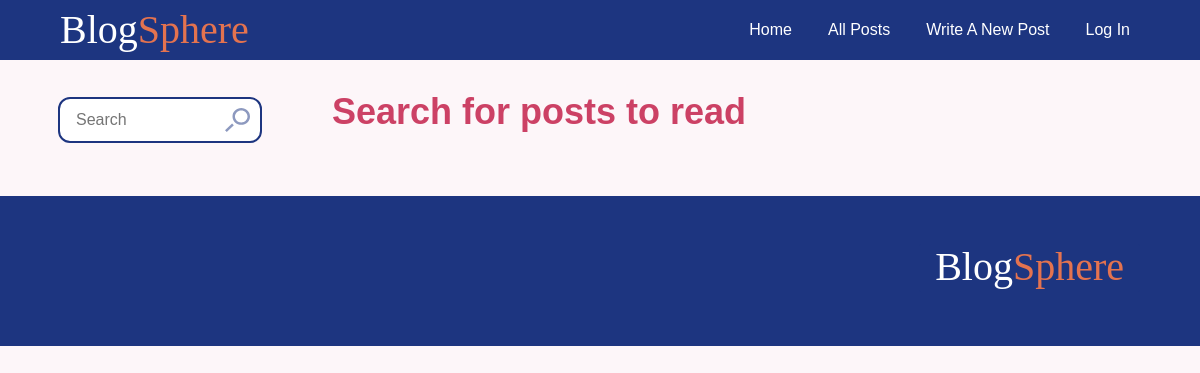
/posts/, run on an earlier commit of the app's database.
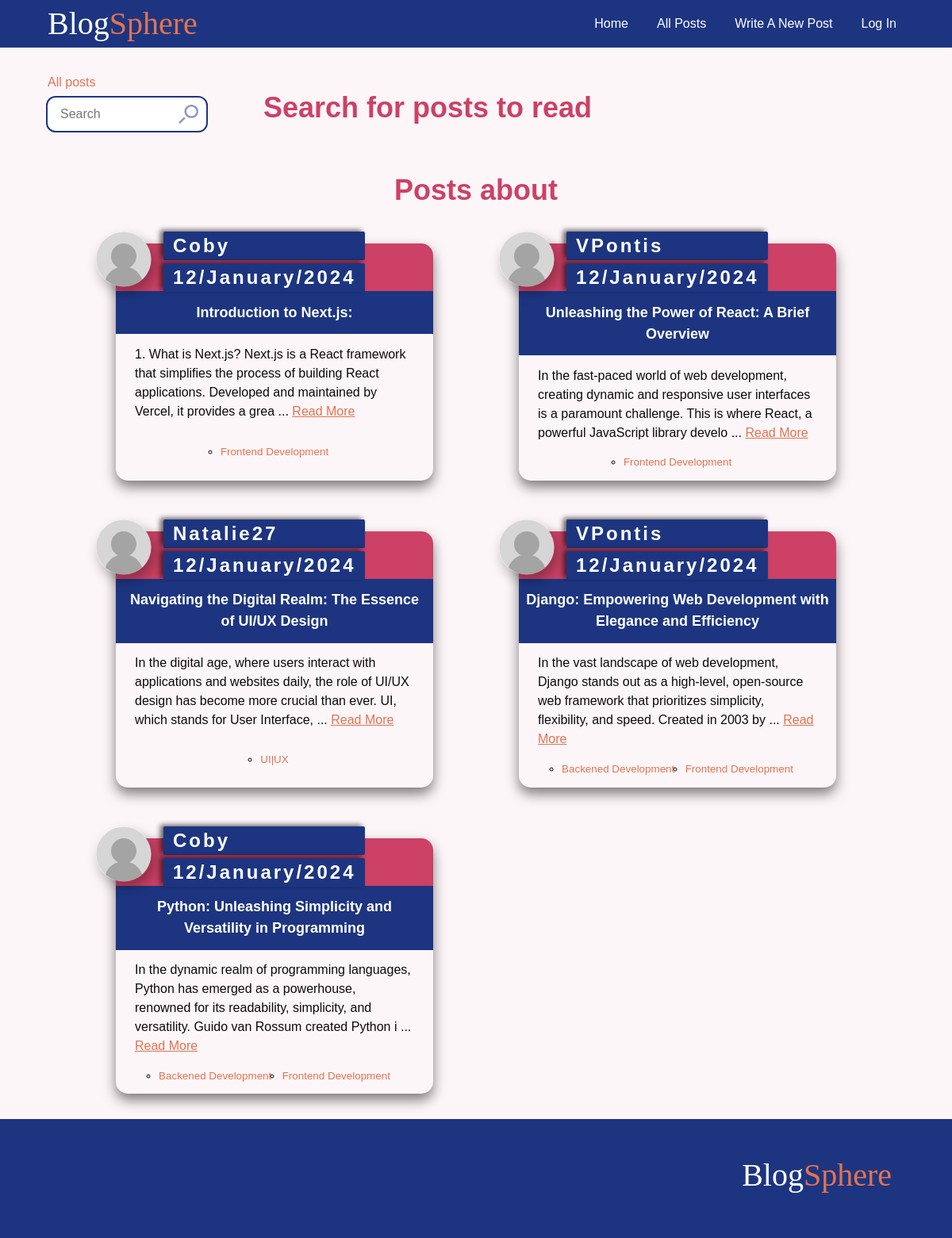
And on a later commit of the database.
### blog/models.py (models this page shows, shortened)
class Navigation(models.Model):
    text= models.CharField(max_length=100)
    destination= models.CharField(max_length=100)

class Post(models.Model):
    title = models.CharField(max_length=100)
    author = models.ForeignKey(User,  on_delete=models.CASCADE)
    body = models.TextField()
    created_at = models.DateField(auto_now=True)
    tags = models.ManyToManyField(Tag)
    slug = models.SlugField(unique=True, editable= False, blank= True, db_index=True, default='')

class Tag(models.Model):
    name = models.CharField(max_length=100)
    def __str__(self):
        return f'{self.name}'

### blog/views.py (the view)
# urls.py: path('posts/', views.all_posts, name='posts'),
def all_posts(request):
   q = request.GET.get('q','').strip()
   tag = request.GET.get('tag', '')
   filtered_posts = posts.filter(
    Q(tags__name=tag) |
    Q(tags__name__contains=q) |
    Q(author__username__contains=q) |
    Q(title__contains=q)
).distinct()
   all_posts = posts.all()
   context = {
      'all_posts': all_posts,
      'tag': tag,
      'filtered_posts': filtered_posts,
      'search': q
   }
   return render(request, 'blog/posts.html', context)

### blog/context_processors.py (called while the page is built)
def render_Nav_processor(request):
  if request.user.is_authenticated:
    navigation_links = Navigation.objects.exclude(destination = 'login')
  else:
    navigation_links = Navigation.objects.exclude(destination = 'logout')
  return  {
        'nav_links': navigation_links
    }

### blog/templates/blog/posts.html (shortened to what this page needs)
{% extends '../layout.html'%}
{% load static%}
{% block style %}
<link rel="stylesheet" href="{% static "posts.css"%}">
<link rel="stylesheet" href="{% static "article.css"%}">
{% endblock  %}
{% block content %}
{% if filtered_posts%}
<a class="go-back-btn" href="{% url 'posts' %}">All posts</a>
{% endif %}
<div class="heading-row" >
    <form class="search-container" method="GET">
        <input class="search-input" type="search" placeholder="Search" name="q" id="q">
        <img class="search-icon" src="{% static 'search-icon.svg' %}" alt="search icon">
    </form>
    <h1>Search for posts to read</h1>
</div>
{% if filtered_posts %}
<h1>Posts about {% if tag %} {{tag | title}}{% else %} {{search}}{% endif %} </h1>
{% endif %}
    <ul class="blogs">
    {% if filtered_posts %}
    {% for post in filtered_posts %}
   {% include "components/article.html" %}
{% endfor %}
{% endif%}</ul>
{% endblock content %}

### templates/components/header.html (shortened to what this page needs)
{% load static%}
{% block style %}
<link rel="stylesheet" href="{% static "header.css"%}">
{% endblock  %}
<header >
    <div class="container header">
      <div>
       <span class="logo">Blog<span class="brand-accent">Sphere
    </div><nav >
    <ul class="nav">
     {% for link in nav_links %}
       <li>
        <a href="{% url link.destination %}">{{ link.text | title }}</a>
       </li>
       {% endfor %}
    </ul>
</nav>
</div>
</header>

### templates/components/article.html (shortened to what this page needs)
{% load static %}
<li class="post ">
    <header class="author">
        {% if post.author != request.user %}
         <a href="{% url 'user-profile' username=post.author tab='informations' %}">
            {% else %}
            <a href="{% url 'editProfile' %}">
       {% endif %}
            {% if post.author.profile_pic %}
    <img src="{{ post.author.profile_pic.url }}" alt="Profile Picture">
{% else %}
            <img class="no-picture" src="{% static 'images/no-profile-picture.svg' %}" alt="">
            {% endif%}
        </a>
            <div class="author-post__details">
                    <span class="author-post__details-name">{{post.author.username}}</span> </a>
                    <span class="author-post__details-date">{{post.created_at|date:"d/F/Y"}}</span></div>
                </header>
                <a href="{% url 'post' post.slug %}">
        <div class="title-container">
            <h3 class="post-title">{{ post.title }}</h3>
        </div>
        <div class="content">
            <p class="post-content">
                {{ post.body|slice:":175" }}
                {% if post.body|length > 175 %}
                ... <a class="read_more" href="#">Read More</a>
                {% endif %}
            </p>
        </a>
            <div class="row">
                <ul class="tags">
                    {% for tag in post.tags.all %}
                        <li><a href="{% url 'posts'%}?tag={{tag}} " class="tag"> {{tag}}</a></li>
                    {% endfor %}
                </ul>
            </div>
    </li>

What changed in the data, as far as the page shows it:
added Post: author.username "Coby", created_at "12/January/2024", title "Introduction to Next.js:", body "1. What is Next.js? Next.js is a React framework that simplifies the process of building React applications. Developed and maintained by Vercel, it provides a grea", shows "Read More"
added Tag: name "Frontend Development"
added Post: author.username "VPontis", created_at "12/January/2024", title "Unleashing the Power of React: A Brief Overview", body "In the fast-paced world of web development, creating dynamic and responsive user interfaces is a paramount challenge. This is where React, a powerful JavaScript library develo", shows "Read More"
added Post: author.username "Natalie27", created_at "12/January/2024", title "Navigating the Digital Realm: The Essence of UI/UX Design", body "In the digital age, where users interact with applications and websites daily, the role of UI/UX design has become more crucial than ever. UI, which stands for User Interface,", shows "Read More"
added Tag: name "UI|UX", shown under "Natalie27"
added Post: author.username "VPontis", created_at "12/January/2024", title "Django: Empowering Web Development with Elegance and Efficiency", body "In the vast landscape of web development, Django stands out as a high-level, open-source web framework that prioritizes simplicity, flexibility, and speed. Created in 2003 by", shows "Read More"
added Tag: name "Backened Development"
added Post: author.username "Coby", created_at "12/January/2024", title "Python: Unleashing Simplicity and Versatility in Programming", body "In the dynamic realm of programming languages, Python has emerged as a powerhouse, renowned for its readability, simplicity, and versatility. Guido van Rossum created Python i", shows "Read More"
Also different on the page:
text now shown: "All posts Posts about"
